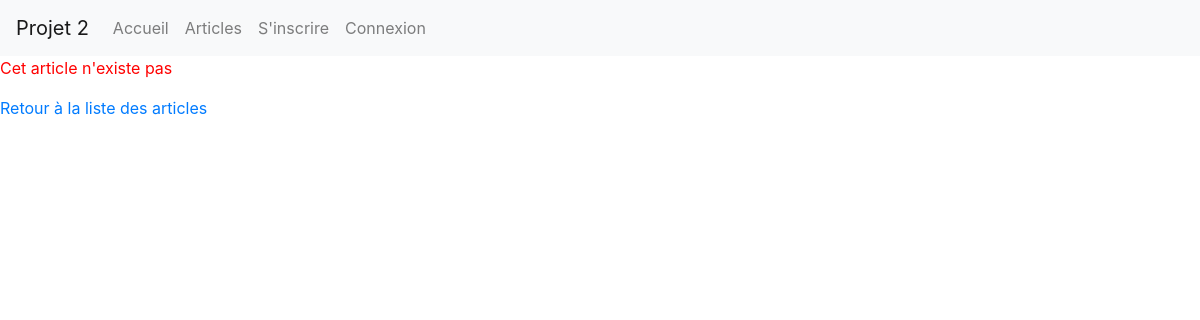
/article_content.php?id=1, run on an earlier commit of the app's database.
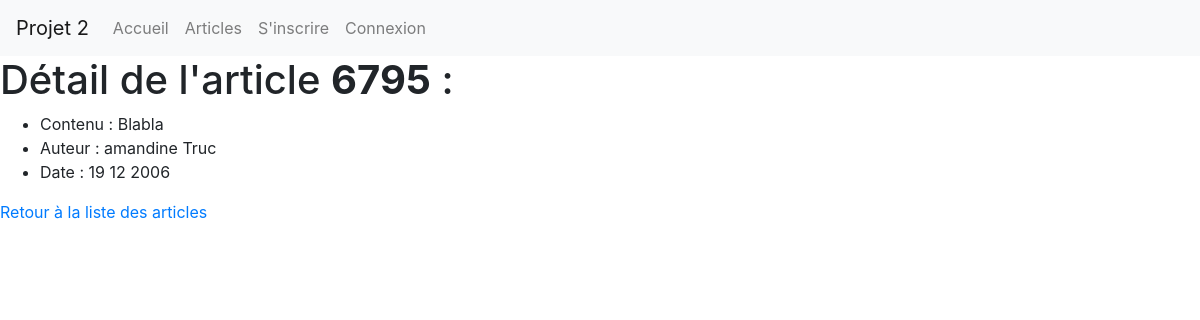
And on a later commit of the database.
### tables this page shows
CREATE TABLE `article` (
  `article_id` int(11) NOT NULL,
  `article_title` varchar(50) NOT NULL,
  `article_date` date NOT NULL,
  `article_author` int(11) NOT NULL,
  `article_content` varchar(2000) NOT NULL
);

CREATE TABLE `user` (
  `user_id` int(11) NOT NULL,
  `user_email` varchar(320) NOT NULL,
  `user_password` varchar(300) NOT NULL,
  `user_ip` varchar(300) NOT NULL,
  `user_date` datetime NOT NULL,
  `user_lastname` varchar(100) NOT NULL,
  `user_firstname` varchar(100) NOT NULL,
  `user_key` char(32) NOT NULL,
  `password_reset_key` char(32) NOT NULL,
  `user_active` int(11) NOT NULL DEFAULT '0',
  `user_rank` int(1) NOT NULL
);

### article_content.php (the view, shortened to what this page needs)
<?php
if(!isset($errors)){
    require('bdd.php');
    $getArticle = $bdd->prepare('SELECT article.article_id ,article.article_title ,article.article_content, user.user_firstname, user.user_lastname, article.article_date FROM article INNER JOIN user on user.user_id=article.article_author WHERE article.article_id = ?');
    $getArticle->execute(array($_GET['id']));
    $article = $getArticle->fetch(PDO::FETCH_ASSOC);
    if(empty($article)){
        $errors[] = 'Cet article n\'existe pas';
    }
}
?>
<!DOCTYPE html>
<html lang="fr">
<head>
    <link rel="stylesheet" href="https://stackpath.bootstrapcdn.com/bootstrap/4.1.2/css/bootstrap.min.css">
</head>
<body>
<?php include('header.php'); ?>
<?php
    if(isset($errors)){
        foreach($errors as $error){
            echo '<p style="color:red;">'.$error.'</p>';
        }
    } else { ?>
        <h1>Détail de l'article <strong><?php echo htmlspecialchars($article['article_title']); ?></strong> :</h1>
        <ul>
            <li>Contenu : <?php echo htmlspecialchars($article['article_content']); ?></li>
            <li>Auteur : <?php echo htmlspecialchars($article['user_firstname']) . ' ' . htmlspecialchars($article['user_lastname']); ?></li>
            <li>Date : <?php echo htmlspecialchars(date('d m Y', strtotime($article['article_date']))); ?></li>
        </ul>
        <?php
    }
    ?>
    <p><a href="article.php">Retour à la liste des articles</a></p>
</body>
</html>

What changed in the data, as far as the page shows it:
now on this page (row edited): article: article_title "6795", article_content "Blabla", article_author.user_firstname "amandine", article_author.user_lastname "Truc", article_date "19 12 2006"
Also different on the page:
text now shown: "Détail de l'article : Contenu : Auteur : Date :"
list line gone: "Cet article n'existe pas"
